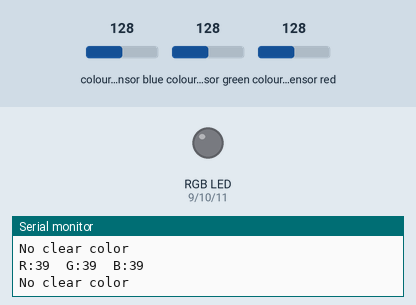
Recording of a sketch running on a simulated Arduino Uno, built with avr-gcc and run on an emulated ATmega328P. Shown: an RGB LED mixed from three pins (HIGH = lit), the last lines printed to the serial monitor. Wiring (inferred from the names in the program): TCS3200 colour sensor: output pin 8; S2 pin 6; S3 pin 7; S0 pin 4; S1 pin 5. Inputs (shaded band) come from the test bench; at power-on: colour sensor blue 128, colour sensor green 128, colour sensor red 128. Pins used as bus, display or sensor lines are not drawn.

Above: at 1.2 s.
1.3 s: colour sensor blue set to 135
At 2.6 s:
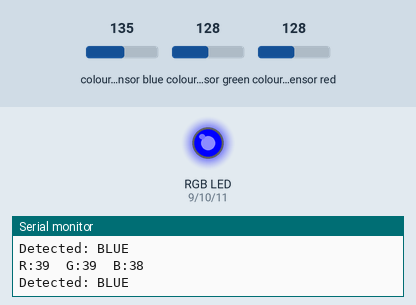
3.0 s: colour sensor green set to 135
At 3.9 s:
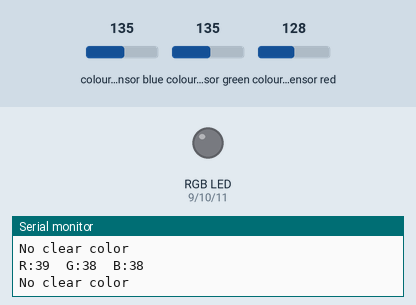
4.5 s: colour sensor red set to 133
6.0 s: colour sensor red set to 139
At 6.3 s:
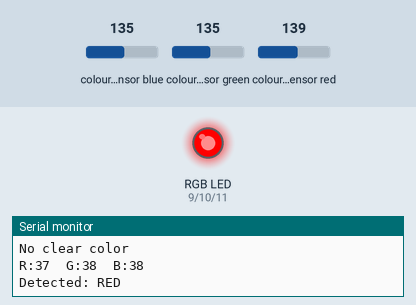
7.5 s: colour sensor green set to 191
At 8.7 s:
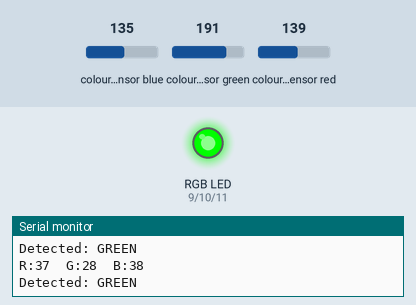
9.0 s: colour sensor blue set to 191
At 10.0 s:
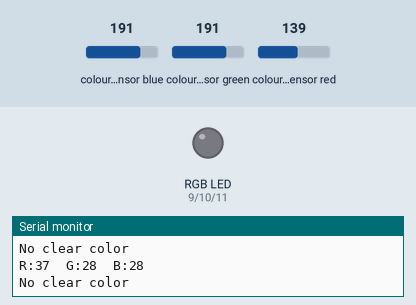
Timing chart, 0 to 11.5 s (numbered marks = the images above; inputs shaded):
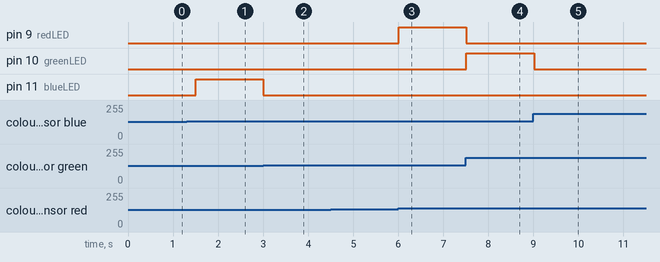

Measured:
- the behaviour switches between 131 and 132 on colour sensor blue (found by bisection; images 0 and 1)
- the behaviour switches between 131 and 132 on colour sensor green (found by bisection; images 1 and 2)
- the behaviour switches between 136 and 137 on colour sensor red (found by bisection; images 2 and 3)
- after the input at 1.3 s, pin 11 (blueLED): LOW → HIGH after 0.20 s
- after the input at 3.0 s, pin 11 (blueLED): HIGH → LOW at once
- after the input at 6.0 s, pin 9 (redLED): LOW → HIGH at once
- after the input at 7.5 s, pin 9 (redLED): HIGH → LOW at once; pin 10 (greenLED): LOW → HIGH at once
- after the input at 9.0 s, pin 10 (greenLED): HIGH → LOW at once

The sketch:

sketch_nov13a.ino
```cpp
#define S0 4
#define S1 5
#define S2 6
#define S3 7
#define sensorOut 8

#define redLED 9
#define greenLED 10
#define blueLED 11

int redFrequency, greenFrequency, blueFrequency;

void setup() {
  pinMode(S0, OUTPUT);
  pinMode(S1, OUTPUT);
  pinMode(S2, OUTPUT);
  pinMode(S3, OUTPUT);
  pinMode(sensorOut, INPUT);

  pinMode(redLED, OUTPUT);
  pinMode(greenLED, OUTPUT);
  pinMode(blueLED, OUTPUT);

  // Set frequency scaling to 20%
  digitalWrite(S0, HIGH);
  digitalWrite(S1, LOW);

  Serial.begin(9600);
  Serial.println("RGB Color Detection Started");
}

void loop() {
  // Measure RED
  digitalWrite(S2, LOW);
  digitalWrite(S3, LOW);
  redFrequency = pulseIn(sensorOut, LOW);

  // Measure GREEN
  digitalWrite(S2, HIGH);
  digitalWrite(S3, HIGH);
  greenFrequency = pulseIn(sensorOut, LOW);

  // Measure BLUE
  digitalWrite(S2, LOW);
  digitalWrite(S3, HIGH);
  blueFrequency = pulseIn(sensorOut, LOW);

  Serial.print("R:");
  Serial.print(redFrequency);
  Serial.print("  G:");
  Serial.print(greenFrequency);
  Serial.print("  B:");
  Serial.println(blueFrequency);

  // Detect color
  if (redFrequency < greenFrequency && redFrequency < blueFrequency) {
    Serial.println("Detected: RED");
    digitalWrite(redLED, HIGH);
    digitalWrite(greenLED, LOW);
    digitalWrite(blueLED, LOW);
  }
  else if (greenFrequency < redFrequency && greenFrequency < blueFrequency) {
    Serial.println("Detected: GREEN");
    digitalWrite(redLED, LOW);
    digitalWrite(greenLED, HIGH);
    digitalWrite(blueLED, LOW);
  }
  else if (blueFrequency < redFrequency && blueFrequency < greenFrequency) {
    Serial.println("Detected: BLUE");
    digitalWrite(redLED, LOW);
    digitalWrite(greenLED, LOW);
    digitalWrite(blueLED, HIGH);
  }
  else {
    Serial.println("No clear color");
    digitalWrite(redLED, LOW);
    digitalWrite(greenLED, LOW);
    digitalWrite(blueLED, LOW);
  }

  delay(500);
}
```
